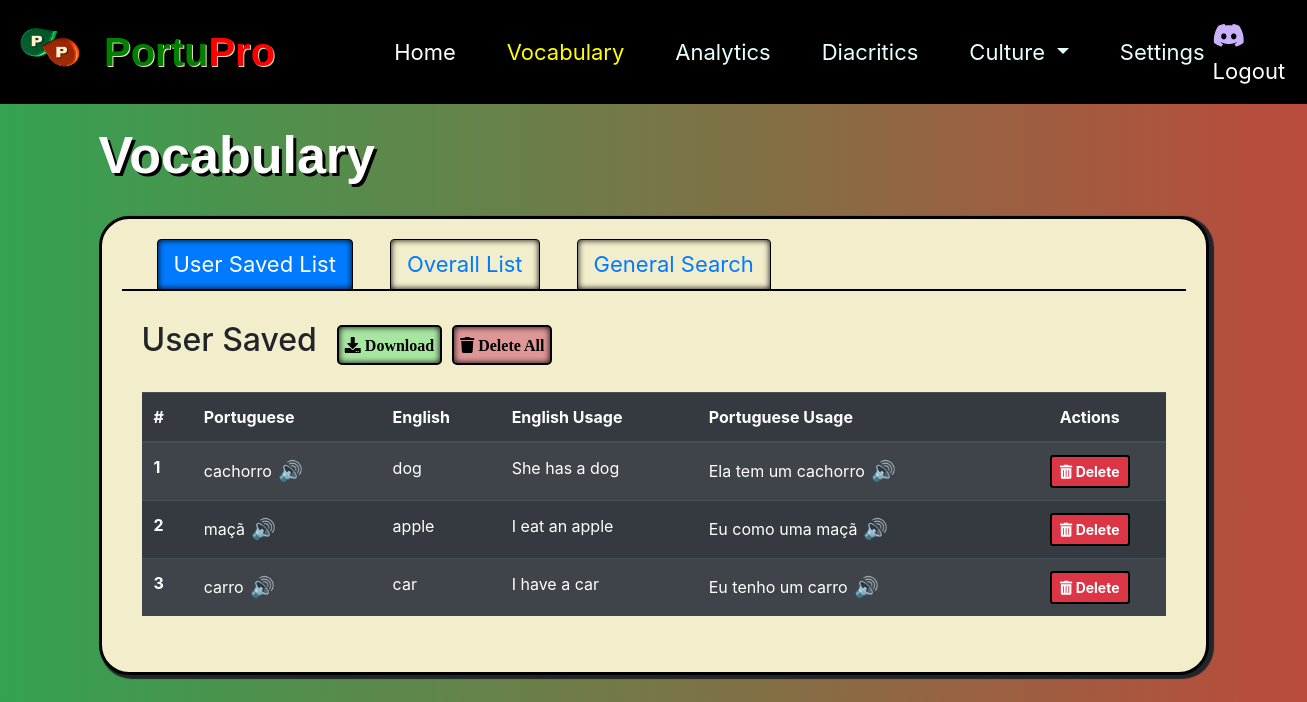
The page /vocab (signed in) on the database as committed earlier.
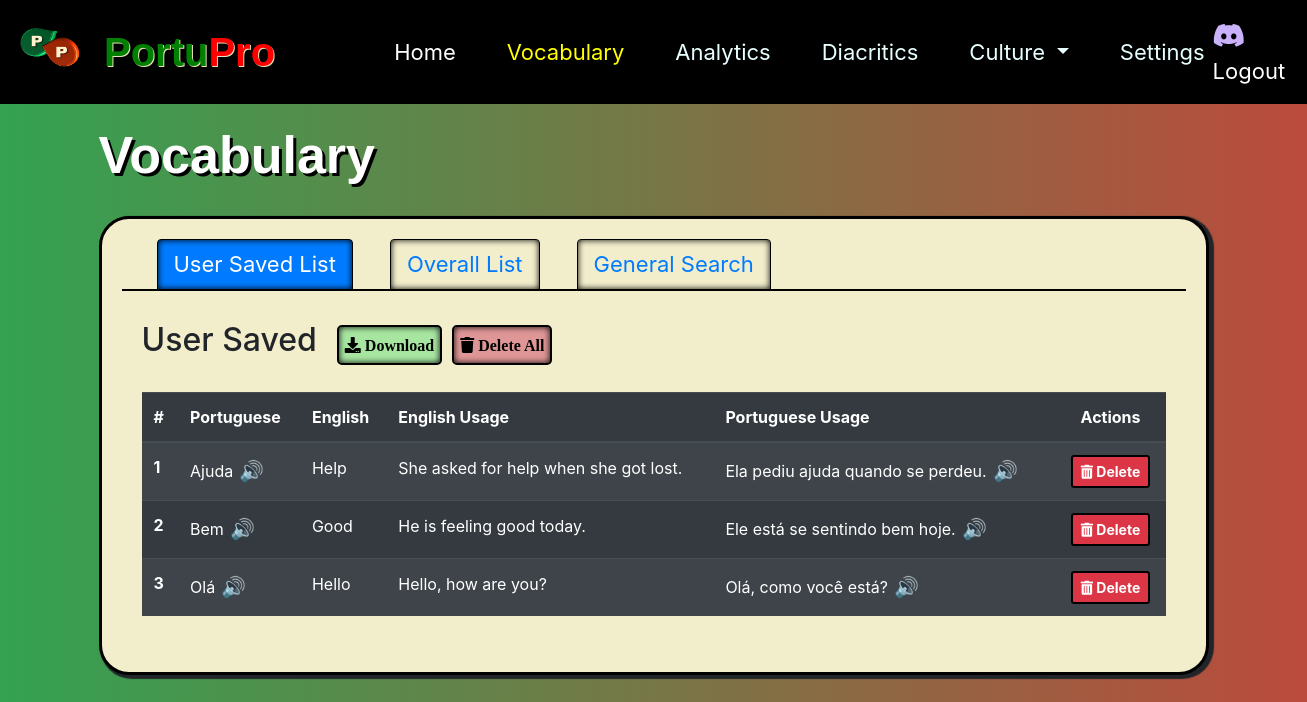
The same page on the database as committed later.
### mainsite/models.py (models this page shows, shortened)
class UserSavedWords(models.Model):
    word = models.ForeignKey(Word, on_delete=models.CASCADE, null=True, blank=True)
    user = models.ForeignKey(CustomUser, on_delete=models.CASCADE)
    custom_english = models.CharField(max_length=255, null=True, blank=True)
    custom_portuguese = models.CharField(max_length=255, null=True, blank=True)

class Word(models.Model):
    portuguese_word = models.CharField(max_length=255)
    english_translation = models.CharField(max_length=255)
    lesson = models.ForeignKey('Lesson', on_delete=models.CASCADE, blank=True, null=True)
    class Meta:
        ordering = ['id']

class ExampleUsage(models.Model):
    word = models.ForeignKey(Word, on_delete=models.CASCADE, related_name='example_usages')
    english_usage = models.TextField()
    portuguese_usage = models.TextField()

### mainsite/views.py (the view)
# urls.py: path('vocab', views.vocab, name='vocab'),
@login_required
def vocab(request):
    search_query = request.GET.get('query', None)
    search = request.GET.get('search', False)
    user_id = request.user.id
    user_saved_words = UserSavedWords.objects.filter(user=user_id).order_by('-id')
    if search == 'True':
        words = Word.objects.filter(portuguese_word__icontains=search_query)
    else:
        words = Word.objects.all()
    return render(request, 'mainsite/vocab.html', {'saved_words': user_saved_words, 'words': words})

### templates/mainsite/vocab.html (shortened to what this page needs)
{% load static %}
<!DOCTYPE html>
<html lang="en">
<head>
<link rel="stylesheet" href="https://stackpath.bootstrapcdn.com/bootstrap/4.3.1/css/bootstrap.min.css">
<link rel="stylesheet" href="https://use.fontawesome.com/releases/v5.15.3/css/all.css">
<link rel="stylesheet" href="https://cdnjs.cloudflare.com/ajax/libs/font-awesome/5.15.3/css/all.min.css">
<link rel="stylesheet" href="{% static 'architecture.css' %}">
<link rel="stylesheet" href="{% static 'dashboard.css' %}">
</head>
<body>
    <nav class="navbar navbar-expand-lg navbar-dark bg-black">
        <a class="navbar-brand" href="#">
          <img src="{% static 'Logo for Navbar.png' %}" alt="Logo" width="70" height="70" class="d-inline-block align-text-top" style="padding-top: 8px;">
          <h1><span class="text-green" style="margin-left: 10px;">Portu</span><span class="text-red">Pro</span></h1>
        </a>
        <div class="collapse navbar-collapse" id="navbarNav">
          <ul class="navbar-nav mr-auto" id="navbarUL">
            <li class="nav-item active">
              <a class="nav-link nb-item" href="/home">Home <span class="sr-only">(current)</span></a>
            </li>
            <li class="nav-item">
              <a class="nav-link active-tab nb-item" style="color: rgb(232, 255, 255);" href="/vocab">Vocabulary</a>
          </li>
          <li class="nav-item">
            <a class="nav-link nb-item" style="color: rgb(232, 255, 255);" href="/analytics">Analytics</a>
        </li>
        <li class="nav-item">
          <a class="nav-link nb-item" style="color: rgb(232, 255, 255);" href="/diacritics">Diacritics</a>
      </li>
          <li class="nav-item dropdown">
              <a class="nav-link dropdown-toggle nb-item" style="color: rgb(232, 255, 255);"  href="#" id="cultureDropdown" role="button" data-toggle="dropdown" aria-haspopup="true" aria-expanded="false">
                Culture
              </a>
          </li>
          <li class="nav-item">
            <a class="nav-link" style="color: rgb(232, 255, 255);" href="/settings">Settings</a>
        </li>
          </ul>
          <span class="navbar-text">
            <a href="#" id='discordHref' class="settings-link nb-item"  class="settings-link nb-item" style="font-size:26px; margin-right: 2em;" data-toggle="modal" data-target="#discordModal">
              <i id="discordLogo" class="fab fa-discord"></i>
          </a>
            <a href="/signout" class="settings-link nb-item" style="font-size:22px">Logout</a>
          </span>
        </div>
      </nav>
  <div class="container mt-3">
    <h1 class="mb-4 header">Vocabulary</h1>
    <div class="card mb-3 vocab-card">
        <div class="card-body">
            <ul class="nav nav-tabs" id="vocabTab" role="tablist">
                <li class="nav-item">
                    <a class="nav-link active" id="user-saved-tab" data-toggle="tab" href="#user-saved" role="tab" aria-controls="user-saved" aria-selected="true">User Saved List</a>
                </li>
                <li class="nav-item">
                    <a class="nav-link" id="overall-list-tab" data-toggle="tab" href="#overall-list" role="tab" aria-controls="overall-list" aria-selected="false">Overall List</a>
                </li>
                <li class="nav-item">
                    <a class="nav-link" id="general-search-tab" data-toggle="tab" href="#general-search" role="tab" aria-controls="general-search" aria-selected="false">General Search</a>
                </li>
            </ul>
            <div class="tab-content" id="myTabContent">
                <div class="tab-pane fade show active" id="user-saved" role="tabpanel" aria-labelledby="user-saved-tab">
                    <div style="display: flex; align-items: center; margin-top: 10px;">
                        <h2 style="margin-right: 20px;">User Saved</h2>
                        <button id="download-button">
                            <i class="fas fa-download"> Download</i>
                        </button>
                        <button id="delete-all-button" style="margin-left: 10px;">
                            <i class="fas fa-trash"> Delete All</i>
                        </button>
                    </div>
                    <form>
                        <div class="row mt-4">
                            <div class="col">
                                <div class="scrollable-table-container">
                                <table class="table table-dark table-striped user-saved-words-table">
                                    <thead>
                                        <tr>
                                            <th scope="col">#</th>
                                            <th scope="col">Portuguese</th>
                                            <th scope="col">English</th>
                                            <th scope="col">English Usage</th>
                                            <th scope="col">Portuguese Usage</th>
                                            <th scope="col"><center>Actions</center></th>
                                        </tr>
                                    </thead>
                                    <tbody>
                                        {% if saved_words %}
                                            {% for word in saved_words %}
                                            <tr id="savedWordRow_{{word.id}}">
                                                <th scope="row">{{forloop.counter}}</th>
                                                <td>
                                                    <span class="align-middle notranslate">
                                                    {% if word.custom_portuguese %}
                                                        {{word.custom_portuguese}}
                                                        <button class="sound-button" id="speakBtn" onclick="convertTextToSpeech('{{word.custom_portuguese}}')">🔊</button>
                                                    {% else %}
                                                        {{word.word.portuguese_word}}
                                                        <button class="sound-button" id="speakBtn" onclick="convertTextToSpeech('{{word.word.portuguese_word}}')">🔊</button>
                                                    {% endif %}
                                                    </span>
                                                </td>
                                                <td>
                                                    <span class="align-middle">
                                                        {% if word.custom_english %}
                                                            {{word.custom_english}}
                                                        {% else %}
                                                            {{word.word.english_translation}}
                                                        {% endif %}
                                                    </span>
                                                </td>
                                                {% with word.word.example_usages.all.first as usage %}
                                                    <td>
                                                        <span class="align-middle">
                                                            {% if usage.english_usage %}
                                                                {{usage.english_usage}}
                                                            {% else %}
                                                                -
                                                            {% endif %}
                                                        </span>
                                                    </td>
                                                    <td>
                                                        <span class="align-middle notranslate">
                                                            {% if usage.portuguese_usage %}
                                                                {{usage.portuguese_usage}}
                                                                <button class="sound-button" id="speakBtn" onclick="convertTextToSpeech('{{usage.portuguese_usage}}')">🔊</button>
                                                            {% else %}
                                                                -
                                                            {% endif %}
                                                        </span>
                                                    </td>
                                                {% endwith %}
                                                <td><center><button class="btn btn-danger btn-sm delete-button" id="deleteWord" data-id="{{word.id}}"><i class="fas fa-trash-alt"></i>      Delete</button></center></td>
                                            </tr>
                                            {% endfor %}
                                        {% endif %}
                                    </tbody>
                                </table>
                                </div>
                            </div>
                        </div>
                    </form>
                </div>
            </div>
        </div>
    </div>
  </div>
<div aria-live="polite" aria-atomic="true" style="position: fixed; top: 50%; left: 50%; transform: translate(-50%, -50%); min-height: 200px; z-index: 1050;">
</div>
</body>
</html>

### static/architecture.css (style rules this page uses)
.settings-link { color: #fff; }
html, body { height: 100%; margin: 0; padding: 0; }
body { background: linear-gradient(to right, #33A251, #BB4B3C); background-attachment: fixed; background-repeat: no-repeat; background-size: cover; }
.container { min-height: 100%; }
.navbar.bg-black { background-color: black !important; }
.navbar .nav-link.active-tab, .navbar .nav-link.active { color: yellow !important; background-color: transparent !important; }
.text-green { color: green; }
.text-red { color: red; }
.navbar-brand { text-decoration: none; }

### static/dashboard.css (style rules this page uses)
.settings-link { color: #fff; }
.nav-link { font-size:22px; margin-left:35px; }
.navbar-brand { display: flex; align-items: center; }
.navbar-brand img { margin-right: 8px; }
.navbar-brand h1 { margin-bottom: 0; }
html, body { height: 100%; margin: 0; padding: 0; }
body { background: linear-gradient(to right, #33A251, #BB4B3C); background-attachment: fixed; background-repeat: no-repeat; background-size: cover; }
.container { min-height: 100%; }
.navbar.bg-black { background-color: black !important; }
.navbar .nav-link.active-tab, .navbar .nav-link.active { color: yellow !important; background-color: transparent !important; }
#navbarUL { margin-left: 60px; }
.text-green { color: green; font-family: Arial, Helvetica, sans-serif; font-weight: bold; text-shadow: rgb(233, 225, 183) 1px 1px }
.text-red { color: red; font-family: Arial, Helvetica, sans-serif; font-weight: bold; text-shadow: rgb(233, 225, 183) 1px 1px }
.navbar-brand { text-decoration: none; }
.vocab-card { border-radius: 30px; box-shadow: 3px 2px 1px 2px; background-color: #f2edcb; margin-top: 30px; border: 3px solid black; }
#discordLogo { color: #cab2fb; }
#discordHref { text-decoration: none }

### templates/mainsite/vocab.html (style rules this page uses)
.sound-button { background: none; border: none; font-size: 20px; }
.align-middle { display: inline-flex; align-items: center; height: 100%; }
.nav-tabs .nav-item.show .nav-link, .nav-tabs .nav-link.active { background-color: #007bff; color: white; border-color: #000000 #000000 #000000; }
.nav-tabs .nav-link { border: 2px solid black; border-top-left-radius: 0.25rem; border-top-right-radius: 0.25rem; color: #007bff; margin-right: 2px; border-bottom: 1px solid black; }
.nav-tabs { border-bottom: 1px solid black; }
.tab-content > .tab-pane { padding: 20px; background: none; border: 0px solid black; border-top: none; }
#user-saved-tab, #overall-list-tab, #general-search-tab { border: 1px solid black; box-shadow: inset 0px 0px 6px 0px black; }
#deleteWord { font-weight: bold; border: 2px solid black; }
.scrollable-table-container { max-height: 450px; overflow-y: auto; overflow-x: auto; }
.user-saved-words-table thead th { position: sticky; top: 0; background-color: #343a40; color: white; z-index: 1020; }
#download-button, #delete-all-button { border-radius: 5px; border: 2px solid black; box-shadow: inset 0px 0px 6px 0px black; height: 40px; }
#download-button { background-color: rgb(167, 230, 161); }
#delete-all-button { background-color:rgb(223, 150, 150) }
#vocabTab { border-bottom: 2px solid black; }
#discordLogo { color: #cab2fb; }
#discordHref { text-decoration: none }
.header { color: #ffffff; font-family: Arial, Helvetica, sans-serif ; font-weight: bold; font-size:52px; text-shadow: 3px 3px #000000; margin-top: 20px; }
.saved-words-table thead th, .user-saved-words-table thead th { position: sticky; top: 0; background-color: #343a40; z-index: 1020; }

Rows that differ between the two databases and show on the page:
removed UserSavedWords: word.portuguese_word "cachorro", word.english_translation "dog", word.example_usages.all.first.english_usage "She has a dog", word.example_usages.all.first.portuguese_usage "Ela tem um cachorro"
removed UserSavedWords: word.portuguese_word "maçã", word.english_translation "apple", word.example_usages.all.first.english_usage "I eat an apple", word.example_usages.all.first.portuguese_usage "Eu como uma maçã"
removed UserSavedWords: word.portuguese_word "carro", word.english_translation "car", word.example_usages.all.first.english_usage "I have a car", word.example_usages.all.first.portuguese_usage "Eu tenho um carro"
added UserSavedWords: word.portuguese_word "Ajuda", word.english_translation "Help", word.example_usages.all.first.english_usage "She asked for help when she got lost.", word.example_usages.all.first.portuguese_usage "Ela pediu ajuda quando se perdeu."
added UserSavedWords: word.portuguese_word "Bem", word.english_translation "Good", word.example_usages.all.first.english_usage "He is feeling good today.", word.example_usages.all.first.portuguese_usage "Ele está se sentindo bem hoje."
added UserSavedWords: word.portuguese_word "Olá", word.english_translation "Hello", word.example_usages.all.first.english_usage "Hello, how are you?", word.example_usages.all.first.portuguese_usage "Olá, como você está?"
